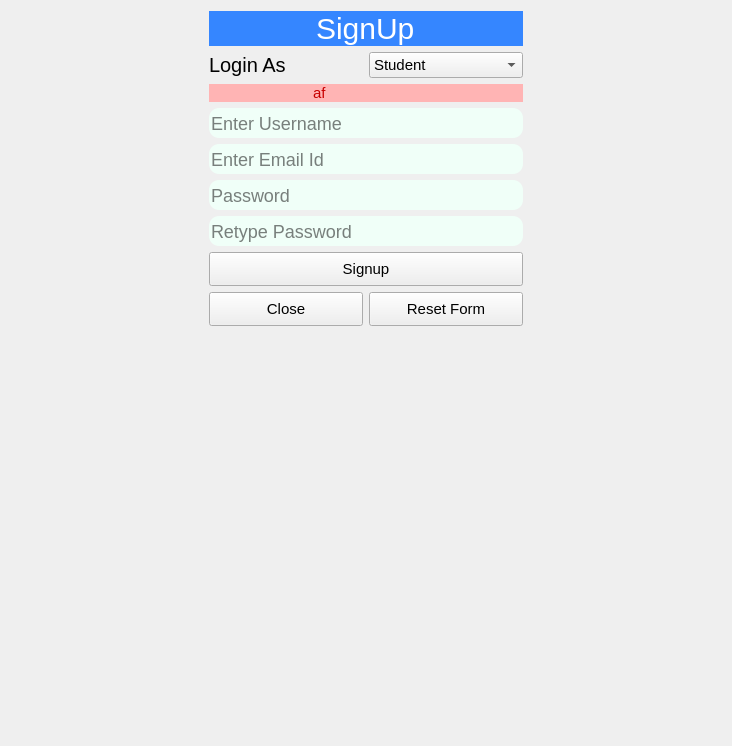
<?xml version="1.0" encoding="UTF-8"?>
<ui version="4.0">
 <class>SignupForm</class>
 <widget class="QWidget" name="SignupForm">
  <property name="geometry">
   <rect>
    <x>0</x>
    <y>0</y>
    <width>732</width>
    <height>746</height>
   </rect>
  </property>
  <property name="windowTitle">
   <string>Form</string>
  </property>
  <property name="styleSheet">
   <string notr="true">QLabel{
		font-size:20px;
}
QComboBox{
		font-size:15px;
}
QLineEdit{
		height:30px;
		background-color:rgb(240, 255, 248);
      	font-size:18px;
		border-radius: 10px;
}

QPushButton{
		height:26px;
		font-size:15px;	
}</string>
  </property>
  <layout class="QHBoxLayout" name="horizontalLayout_5">
   <item>
    <spacer name="horizontalSpacer">
     <property name="orientation">
      <enum>Qt::Horizontal</enum>
     </property>
     <property name="sizeHint" stdset="0">
      <size>
       <width>40</width>
       <height>20</height>
      </size>
     </property>
    </spacer>
   </item>
   <item>
    <layout class="QVBoxLayout" name="verticalLayout_4">
     <item>
      <widget class="QLabel" name="label">
       <property name="styleSheet">
        <string notr="true">QLabel{
		color:white;
		font-size:30px;
		background-color:rgb(53, 134, 255);
		border-radius: 20px;
        text-align: center;
		padding :0 100%;
}

</string>
       </property>
       <property name="text">
        <string>SignUp</string>
       </property>
      </widget>
     </item>
     <item>
      <layout class="QVBoxLayout" name="verticalLayout_2">
       <item>
        <layout class="QHBoxLayout" name="horizontalLayout">
         <item>
          <widget class="QLabel" name="designation_label">
           <property name="font">
            <font>
             <pointsize>-1</pointsize>
            </font>
           </property>
           <property name="text">
            <string>Login As</string>
           </property>
          </widget>
         </item>
         <item>
          <widget class="QComboBox" name="designation_field">
           <property name="minimumSize">
            <size>
             <width>140</width>
             <height>0</height>
            </size>
           </property>
           <item>
            <property name="text">
             <string>Student</string>
            </property>
           </item>
           <item>
            <property name="text">
             <string>Faculty</string>
            </property>
           </item>
           <item>
            <property name="text">
             <string>admin</string>
            </property>
           </item>
          </widget>
         </item>
        </layout>
       </item>
       <item>
        <widget class="QLabel" name="message">
         <property name="enabled">
          <bool>false</bool>
         </property>
         <property name="styleSheet">
          <string notr="true">QLabel{
		font-size:15px;
		padding:0 100%;
		margin:0;
		text-align: center;
		color:rgb(200, 0, 0);
		background-color:rgb(255, 180, 180)
}
</string>
         </property>
         <property name="text">
          <string>af</string>
         </property>
        </widget>
       </item>
       <item>
        <widget class="QLineEdit" name="username_field">
         <property name="dragEnabled">
          <bool>true</bool>
         </property>
         <property name="placeholderText">
          <string>Enter Username</string>
         </property>
        </widget>
       </item>
       <item>
        <widget class="QLineEdit" name="email_field">
         <property name="placeholderText">
          <string>Enter Email Id</string>
         </property>
        </widget>
       </item>
       <item>
        <widget class="QLineEdit" name="passwors1_field">
         <property name="styleSheet">
          <string notr="true"/>
         </property>
         <property name="placeholderText">
          <string>Password</string>
         </property>
        </widget>
       </item>
       <item>
        <widget class="QLineEdit" name="password2_field">
         <property name="acceptDrops">
          <bool>false</bool>
         </property>
         <property name="dragEnabled">
          <bool>true</bool>
         </property>
         <property name="placeholderText">
          <string>Retype Password</string>
         </property>
        </widget>
       </item>
       <item>
        <widget class="QPushButton" name="signup_btn">
         <property name="minimumSize">
          <size>
           <width>288</width>
           <height>0</height>
          </size>
         </property>
         <property name="text">
          <string>Signup</string>
         </property>
        </widget>
       </item>
       <item>
        <layout class="QHBoxLayout" name="horizontalLayout_2">
         <item>
          <widget class="QPushButton" name="close_btn">
           <property name="minimumSize">
            <size>
             <width>140</width>
             <height>0</height>
            </size>
           </property>
           <property name="text">
            <string>Close</string>
           </property>
          </widget>
         </item>
         <item>
          <widget class="QPushButton" name="reset_btn">
           <property name="minimumSize">
            <size>
             <width>140</width>
             <height>0</height>
            </size>
           </property>
           <property name="text">
            <string>Reset Form</string>
           </property>
          </widget>
         </item>
        </layout>
       </item>
      </layout>
     </item>
     <item>
      <spacer name="verticalSpacer">
       <property name="orientation">
        <enum>Qt::Vertical</enum>
       </property>
       <property name="sizeHint" stdset="0">
        <size>
         <width>20</width>
         <height>40</height>
        </size>
       </property>
      </spacer>
     </item>
    </layout>
   </item>
   <item>
    <spacer name="horizontalSpacer_2">
     <property name="orientation">
      <enum>Qt::Horizontal</enum>
     </property>
     <property name="sizeHint" stdset="0">
      <size>
       <width>40</width>
       <height>20</height>
      </size>
     </property>
    </spacer>
   </item>
  </layout>
 </widget>
 <resources/>
 <connections/>
</ui>
